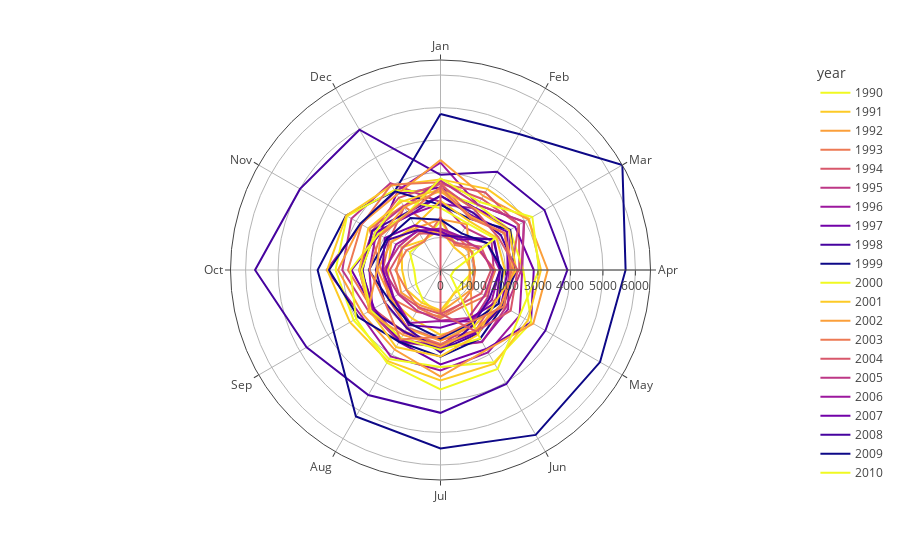

The notebook cell saved with this chart:
### Code cell
# Grouping the flats sold by month and Year
total_units_by_month_year = df.groupby(['month', 'year']).size().reset_index(name='total_units')

# Convert month integers to month names
total_units_by_month_year['month'] = total_units_by_month_year['month'].apply(lambda x: calendar.month_abbr[x])

fig = px.line_polar(total_units_by_month_year, r="total_units", theta="month", color="year", line_close=True,
                    color_discrete_sequence=px.colors.sequential.Plasma_r
                    )
fig.show()

### Figure 1 — Plotly figure (JSON) as saved in the notebook; plotly's stock layout.template omitted (floating-point values rounded to 4 significant figures)
{"data": [{"hovertemplate": "year=1990<br>total_units=%{r}<br>month=%{theta}<extra></extra>", "legendgroup": "1990", "line": {"color": "#f0f921", "dash": "solid"}, "marker": {"symbol": "circle"}, "mode": "lines", "name": "1990", "r": [1507, 931, 1150, 1047, 778, 824, 1405, 1078, 865, 810, 1090, 1020, 1507], "showlegend": true, "subplot": "polar", "theta": ["Jan", "Feb", "Mar", "Apr", "May", "Jun", "Jul", "Aug", "Sep", "Oct", "Nov", "Dec", "Jan"], "type": "scatterpolar"}, {"hovertemplate": "year=1991<br>total_units=%{r}<br>month=%{theta}<extra></extra>", "legendgroup": "1991", "line": {"color": "#fdca26", "dash": "solid"}, "marker": {"symbol": "circle"}, "mode": "lines", "name": "1991", "r": [1253, 816, 854, 920, 945, 836, 1247, 1163, 1206, 1183, 1381, 1050, 1253], "showlegend": true, "subplot": "polar", "theta": ["Jan", "Feb", "Mar", "Apr", "May", "Jun", "Jul", "Aug", "Sep", "Oct", "Nov", "Dec", "Jan"], "type": "scatterpolar"}, {"hovertemplate": "year=1992<br>total_units=%{r}<br>month=%{theta}<extra></extra>", "legendgroup": "1992", "line": {"color": "#fb9f3a", "dash": "solid"}, "marker": {"symbol": "circle"}, "mode": "lines", "name": "1992", "r": [1202, 954, 1113, 1067, 1140, 1059, 1294, 1253, 1396, 1353, 1376, 1295, 1202], "showlegend": true, "subplot": "polar", "theta": ["Jan", "Feb", "Mar", "Apr", "May", "Jun", "Jul", "Aug", "Sep", "Oct", "Nov", "Dec", "Jan"], "type": "scatterpolar"}, {"hovertemplate": "year=1993<br>total_units=%{r}<br>month=%{theta}<extra></extra>", "legendgroup": "1993", "line": {"color": "#ed7953", "dash": "solid"}, "marker": {"symbol": "circle"}, "mode": "lines", "name": "1993", "r": [1142, 1138, 1113, 1055, 1149, 1222, 1431, 1488, 1740, 1823, 2526, 2288, 1142], "showlegend": true, "subplot": "polar", "theta": ["Jan", "Feb", "Mar", "Apr", "May", "Jun", "Jul", "Aug", "Sep", "Oct", "Nov", "Dec", "Jan"], "type": "scatterpolar"}, {"hovertemplate": "year=1994<br>total_units=%{r}<br>month=%{theta}<extra></extra>", "legendgroup": "1994", "line": {"color": "#d8576b", "dash": "solid"}, "marker": {"symbol": "circle"}, "mode": "lines", "name": "1994", "r": [2674, 2535, 2791, 2425, 1902, 2157, 2153, 2048, 1833, 1776, 1826, 2235, 2674], "showlegend": true, "subplot": "polar", "theta": ["Jan", "Feb", "Mar", "Apr", "May", "Jun", "Jul", "Aug", "Sep", "Oct", "Nov", "Dec", "Jan"], "type": "scatterpolar"}, {"hovertemplate": "year=1995<br>total_units=%{r}<br>month=%{theta}<extra></extra>", "legendgroup": "1995", "line": {"color": "#bd3786", "dash": "solid"}, "marker": {"symbol": "circle"}, "mode": "lines", "name": "1995", "r": [2095, 1508, 1813, 1639, 1680, 1910, 2324, 2483, 2552, 3024, 3163, 3086, 2095], "showlegend": true, "subplot": "polar", "theta": ["Jan", "Feb", "Mar", "Apr", "May", "Jun", "Jul", "Aug", "Sep", "Oct", "Nov", "Dec", "Jan"], "type": "scatterpolar"}, {"hovertemplate": "year=1996<br>total_units=%{r}<br>month=%{theta}<extra></extra>", "legendgroup": "1996", "line": {"color": "#9c179e", "dash": "solid"}, "marker": {"symbol": "circle"}, "mode": "lines", "name": "1996", "r": [3304, 2313, 2961, 2517, 2812, 2926, 3095, 3073, 2818, 3501, 2817, 2779, 3304], "showlegend": true, "subplot": "polar", "theta": ["Jan", "Feb", "Mar", "Apr", "May", "Jun", "Jul", "Aug", "Sep", "Oct", "Nov", "Dec", "Jan"], "type": "scatterpolar"}, {"hovertemplate": "year=1997<br>total_units=%{r}<br>month=%{theta}<extra></extra>", "legendgroup": "1997", "line": {"color": "#7201a8", "dash": "solid"}, "marker": {"symbol": "circle"}, "mode": "lines", "name": "1997", "r": [2540, 2186, 2654, 2871, 3217, 2808, 2906, 2556, 2399, 2738, 2176, 2708, 2540], "showlegend": true, "subplot": "polar", "theta": ["Jan", "Feb", "Mar", "Apr", "May", "Jun", "Jul", "Aug", "Sep", "Oct", "Nov", "Dec", "Jan"], "type": "scatterpolar"}, {"hovertemplate": "year=1998<br>total_units=%{r}<br>month=%{theta}<extra></extra>", "legendgroup": "1998", "line": {"color": "#46039f", "dash": "solid"}, "marker": {"symbol": "circle"}, "mode": "lines", "name": "1998", "r": [2932, 3490, 3695, 3905, 3729, 4053, 4397, 4444, 4760, 5709, 4993, 4988, 2932], "showlegend": true, "subplot": "polar", "theta": ["Jan", "Feb", "Mar", "Apr", "May", "Jun", "Jul", "Aug", "Sep", "Oct", "Nov", "Dec", "Jan"], "type": "scatterpolar"}, {"hovertemplate": "year=1999<br>total_units=%{r}<br>month=%{theta}<extra></extra>", "legendgroup": "1999", "line": {"color": "#0d0887", "dash": "solid"}, "marker": {"symbol": "circle"}, "mode": "lines", "name": "1999", "r": [4802, 4834, 6465, 5698, 5671, 5861, 5493, 5209, 3796, 3783, 3358, 2812, 4802], "showlegend": true, "subplot": "polar", "theta": ["Jan", "Feb", "Mar", "Apr", "May", "Jun", "Jul", "Aug", "Sep", "Oct", "Nov", "Dec", "Jan"], "type": "scatterpolar"}, {"hovertemplate": "year=2000<br>total_units=%{r}<br>month=%{theta}<extra></extra>", "legendgroup": "2000", "line": {"color": "#f0f921", "dash": "solid"}, "marker": {"symbol": "circle"}, "mode": "lines", "name": "2000", "r": [2386, 2313, 2467, 2548, 3230, 3283, 2988, 3166, 3088, 3231, 3324, 2838, 2386], "showlegend": true, "subplot": "polar", "theta": ["Jan", "Feb", "Mar", "Apr", "May", "Jun", "Jul", "Aug", "Sep", "Oct", "Nov", "Dec", "Jan"], "type": "scatterpolar"}, {"hovertemplate": "year=2001<br>total_units=%{r}<br>month=%{theta}<extra></extra>", "legendgroup": "2001", "line": {"color": "#fdca26", "dash": "solid"}, "marker": {"symbol": "circle"}, "mode": "lines", "name": "2001", "r": [2790, 2885, 3147, 3092, 3106, 3329, 3398, 3244, 3220, 3490, 3349, 3005, 2790], "showlegend": true, "subplot": "polar", "theta": ["Jan", "Feb", "Mar", "Apr", "May", "Jun", "Jul", "Aug", "Sep", "Oct", "Nov", "Dec", "Jan"], "type": "scatterpolar"}, {"hovertemplate": "year=2002<br>total_units=%{r}<br>month=%{theta}<extra></extra>", "legendgroup": "2002", "line": {"color": "#fb9f3a", "dash": "solid"}, "marker": {"symbol": "circle"}, "mode": "lines", "name": "2002", "r": [3385, 2633, 3115, 3300, 3298, 2836, 3282, 2829, 2749, 3156, 2831, 2684, 3385], "showlegend": true, "subplot": "polar", "theta": ["Jan", "Feb", "Mar", "Apr", "May", "Jun", "Jul", "Aug", "Sep", "Oct", "Nov", "Dec", "Jan"], "type": "scatterpolar"}, {"hovertemplate": "year=2003<br>total_units=%{r}<br>month=%{theta}<extra></extra>", "legendgroup": "2003", "line": {"color": "#ed7953", "dash": "solid"}, "marker": {"symbol": "circle"}, "mode": "lines", "name": "2003", "r": [2705, 1858, 2270, 2160, 2272, 2162, 2273, 2195, 2423, 2849, 2801, 3035, 2705], "showlegend": true, "subplot": "polar", "theta": ["Jan", "Feb", "Mar", "Apr", "May", "Jun", "Jul", "Aug", "Sep", "Oct", "Nov", "Dec", "Jan"], "type": "scatterpolar"}, {"hovertemplate": "year=2004<br>total_units=%{r}<br>month=%{theta}<extra></extra>", "legendgroup": "2004", "line": {"color": "#d8576b", "dash": "solid"}, "marker": {"symbol": "circle"}, "mode": "lines", "name": "2004", "r": [2659, 2757, 2775, 2195, 2143, 2206, 2321, 2238, 2381, 2441, 2425, 2569, 2659], "showlegend": true, "subplot": "polar", "theta": ["Jan", "Feb", "Mar", "Apr", "May", "Jun", "Jul", "Aug", "Sep", "Oct", "Nov", "Dec", "Jan"], "type": "scatterpolar"}, {"hovertemplate": "year=2005<br>total_units=%{r}<br>month=%{theta}<extra></extra>", "legendgroup": "2005", "line": {"color": "#bd3786", "dash": "solid"}, "marker": {"symbol": "circle"}, "mode": "lines", "name": "2005", "r": [2752, 2316, 2976, 2490, 2319, 2563, 2373, 2557, 2510, 2506, 2408, 2263, 2752], "showlegend": true, "subplot": "polar", "theta": ["Jan", "Feb", "Mar", "Apr", "May", "Jun", "Jul", "Aug", "Sep", "Oct", "Nov", "Dec", "Jan"], "type": "scatterpolar"}, {"hovertemplate": "year=2006<br>total_units=%{r}<br>month=%{theta}<extra></extra>", "legendgroup": "2006", "line": {"color": "#9c179e", "dash": "solid"}, "marker": {"symbol": "circle"}, "mode": "lines", "name": "2006", "r": [2039, 2183, 2463, 2093, 2406, 2546, 2400, 2452, 2418, 2190, 2284, 1953, 2039], "showlegend": true, "subplot": "polar", "theta": ["Jan", "Feb", "Mar", "Apr", "May", "Jun", "Jul", "Aug", "Sep", "Oct", "Nov", "Dec", "Jan"], "type": "scatterpolar"}, {"hovertemplate": "year=2007<br>total_units=%{r}<br>month=%{theta}<extra></extra>", "legendgroup": "2007", "line": {"color": "#7201a8", "dash": "solid"}, "marker": {"symbol": "circle"}, "mode": "lines", "name": "2007", "r": [2289, 1933, 2364, 2066, 2164, 2224, 2364, 2523, 2361, 2442, 2322, 1930, 2289], "showlegend": true, "subplot": "polar", "theta": ["Jan", "Feb", "Mar", "Apr", "May", "Jun", "Jul", "Aug", "Sep", "Oct", "Nov", "Dec", "Jan"], "type": "scatterpolar"}, {"hovertemplate": "year=2008<br>total_units=%{r}<br>month=%{theta}<extra></extra>", "legendgroup": "2008", "line": {"color": "#46039f", "dash": "solid"}, "marker": {"symbol": "circle"}, "mode": "lines", "name": "2008", "r": [2285, 2028, 2145, 2341, 2178, 2270, 2458, 2197, 2492, 2395, 2424, 2049, 2285], "showlegend": true, "subplot": "polar", "theta": ["Jan", "Feb", "Mar", "Apr", "May", "Jun", "Jul", "Aug", "Sep", "Oct", "Nov", "Dec", "Jan"], "type": "scatterpolar"}, {"hovertemplate": "year=2009<br>total_units=%{r}<br>month=%{theta}<extra></extra>", "legendgroup": "2009", "line": {"color": "#0d0887", "dash": "solid"}, "marker": {"symbol": "circle"}, "mode": "lines", "name": "2009", "r": [2006, 1817, 2480, 2299, 2222, 2440, 2672, 2550, 2916, 3432, 2853, 2795, 2006], "showlegend": true, "subplot": "polar", "theta": ["Jan", "Feb", "Mar", "Apr", "May", "Jun", "Jul", "Aug", "Sep", "Oct", "Nov", "Dec", "Jan"], "type": "scatterpolar"}, {"hovertemplate": "year=2010<br>total_units=%{r}<br>month=%{theta}<extra></extra>", "legendgroup": "2010", "line": {"color": "#f0f921", "dash": "solid"}, "marker": {"symbol": "circle"}, "mode": "lines", "name": "2010", "r": [2825, 2418, 3264, 3036, 2812, 3517, 3679, 3298, 3002, 2773, 2208, 2022, 2825], "showlegend": true, "subplot": "polar", "theta": ["Jan", "Feb", "Mar", "Apr", "May", "Jun", "Jul", "Aug", "Sep", "Oct", "Nov", "Dec", "Jan"], "type": "scatterpolar"}, {"hovertemplate": "year=2011<br>total_units=%{r}<br>month=%{theta}<extra></extra>", "legendgroup": "2011", "line": {"color": "#fdca26", "dash": "solid"}, "marker": {"symbol": "circle"}, "mode": "lines", "name": "2011", "r": [2131, 1746, 1991, 1980, 1958, 2026, 1996, 1730, 1790, 1615, 1745, 1572, 2131], "showlegend": true, "subplot": "polar", "theta": ["Jan", "Feb", "Mar", "Apr", "May", "Jun", "Jul", "Aug", "Sep", "Oct", "Nov", "Dec", "Jan"], "type": "scatterpolar"}, {"hovertemplate": "year=2012<br>total_units=%{r}<br>month=%{theta}<extra></extra>", "legendgroup": "2012", "line": {"color": "#fb9f3a", "dash": "solid"}, "marker": {"symbol": "circle"}, "mode": "lines", "name": "2012", "r": [1559, 1629, 1993, 2179, 2075, 1760, 1937, 1735, 1493, 1559], "showlegend": true, "subplot": "polar", "theta": ["Jan", "Feb", "Jun", "Jul", "Aug", "Sep", "Oct", "Nov", "Dec", "Jan"], "type": "scatterpolar"}, {"hovertemplate": "year=2013<br>total_units=%{r}<br>month=%{theta}<extra></extra>", "legendgroup": "2013", "line": {"color": "#ed7953", "dash": "solid"}, "marker": {"symbol": "circle"}, "mode": "lines", "name": "2013", "r": [1633, 886, 1306, 1692, 1605, 1317, 1484, 1354, 1212, 1391, 1209, 1008, 1633], "showlegend": true, "subplot": "polar", "theta": ["Jan", "Feb", "Mar", "Apr", "May", "Jun", "Jul", "Aug", "Sep", "Oct", "Nov", "Dec", "Jan"], "type": "scatterpolar"}, {"hovertemplate": "year=2014<br>total_units=%{r}<br>month=%{theta}<extra></extra>", "legendgroup": "2014", "line": {"color": "#d8576b", "dash": "solid"}, "marker": {"symbol": "circle"}, "mode": "lines", "name": "2014", "r": [1098, 959, 1444, 1557, 1447, 1223, 1352, 1329, 1472, 1560, 1351, 1304, 1098], "showlegend": true, "subplot": "polar", "theta": ["Jan", "Feb", "Mar", "Apr", "May", "Jun", "Jul", "Aug", "Sep", "Oct", "Nov", "Dec", "Jan"], "type": "scatterpolar"}, {"hovertemplate": "year=2015<br>total_units=%{r}<br>month=%{theta}<extra></extra>", "legendgroup": "2015", "line": {"color": "#bd3786", "dash": "solid"}, "marker": {"symbol": "circle"}, "mode": "lines", "name": "2015", "r": [1250, 1151, 1348, 1630, 1567, 1706, 1551, 1449, 1498, 1748, 1470, 1412, 1250], "showlegend": true, "subplot": "polar", "theta": ["Jan", "Feb", "Mar", "Apr", "May", "Jun", "Jul", "Aug", "Sep", "Oct", "Nov", "Dec", "Jan"], "type": "scatterpolar"}, {"hovertemplate": "year=2016<br>total_units=%{r}<br>month=%{theta}<extra></extra>", "legendgroup": "2016", "line": {"color": "#9c179e", "dash": "solid"}, "marker": {"symbol": "circle"}, "mode": "lines", "name": "2016", "r": [1280, 1200, 1655, 1824, 1829, 1827, 1572, 1882, 1668, 1678, 1580, 1378, 1280], "showlegend": true, "subplot": "polar", "theta": ["Jan", "Feb", "Mar", "Apr", "May", "Jun", "Jul", "Aug", "Sep", "Oct", "Nov", "Dec", "Jan"], "type": "scatterpolar"}, {"hovertemplate": "year=2017<br>total_units=%{r}<br>month=%{theta}<extra></extra>", "legendgroup": "2017", "line": {"color": "#7201a8", "dash": "solid"}, "marker": {"symbol": "circle"}, "mode": "lines", "name": "2017", "r": [1185, 1085, 1903, 1839, 1980, 1747, 1780, 1960, 1680, 1785, 1980, 1585, 1185], "showlegend": true, "subplot": "polar", "theta": ["Jan", "Feb", "Mar", "Apr", "May", "Jun", "Jul", "Aug", "Sep", "Oct", "Nov", "Dec", "Jan"], "type": "scatterpolar"}, {"hovertemplate": "year=2018<br>total_units=%{r}<br>month=%{theta}<extra></extra>", "legendgroup": "2018", "line": {"color": "#46039f", "dash": "solid"}, "marker": {"symbol": "circle"}, "mode": "lines", "name": "2018", "r": [1072, 1183, 1881, 1838, 1740, 1975, 2539, 2067, 1985, 1992, 1866, 1423, 1072], "showlegend": true, "subplot": "polar", "theta": ["Jan", "Feb", "Mar", "Apr", "May", "Jun", "Jul", "Aug", "Sep", "Oct", "Nov", "Dec", "Jan"], "type": "scatterpolar"}, {"hovertemplate": "year=2019<br>total_units=%{r}<br>month=%{theta}<extra></extra>", "legendgroup": "2019", "line": {"color": "#0d0887", "dash": "solid"}, "marker": {"symbol": "circle"}, "mode": "lines", "name": "2019", "r": [1550, 1304, 1653, 1915, 2070, 1884, 2114, 1902, 1830, 2206, 1910, 1848, 1550], "showlegend": true, "subplot": "polar", "theta": ["Jan", "Feb", "Mar", "Apr", "May", "Jun", "Jul", "Aug", "Sep", "Oct", "Nov", "Dec", "Jan"], "type": "scatterpolar"}, {"hovertemplate": "year=2020<br>total_units=%{r}<br>month=%{theta}<extra></extra>", "legendgroup": "2020", "line": {"color": "#f0f921", "dash": "solid"}, "marker": {"symbol": "circle"}, "mode": "lines", "name": "2020", "r": [1911, 1661, 1937, 424, 363, 2438, 2456, 2426, 2482, 2427, 2322, 2486, 1911], "showlegend": true, "subplot": "polar", "theta": ["Jan", "Feb", "Mar", "Apr", "May", "Jun", "Jul", "Aug", "Sep", "Oct", "Nov", "Dec", "Jan"], "type": "scatterpolar"}, {"hovertemplate": "year=2021<br>total_units=%{r}<br>month=%{theta}<extra></extra>", "legendgroup": "2021", "line": {"color": "#fdca26", "dash": "solid"}, "marker": {"symbol": "circle"}, "mode": "lines", "name": "2021", "r": [2491, 2160, 2443, 2333, 1957, 2302, 2659, 2739, 2516, 2499, 2566, 2422, 2491], "showlegend": true, "subplot": "polar", "theta": ["Jan", "Feb", "Mar", "Apr", "May", "Jun", "Jul", "Aug", "Sep", "Oct", "Nov", "Dec", "Jan"], "type": "scatterpolar"}, {"hovertemplate": "year=2022<br>total_units=%{r}<br>month=%{theta}<extra></extra>", "legendgroup": "2022", "line": {"color": "#fb9f3a", "dash": "solid"}, "marker": {"symbol": "circle"}, "mode": "lines", "name": "2022", "r": [2442, 1895, 2262, 2262, 2154, 2135, 2361, 2309, 2578, 1958, 2130, 2234, 2442], "showlegend": true, "subplot": "polar", "theta": ["Jan", "Feb", "Mar", "Apr", "May", "Jun", "Jul", "Aug", "Sep", "Oct", "Nov", "Dec", "Jan"], "type": "scatterpolar"}, {"hovertemplate": "year=2023<br>total_units=%{r}<br>month=%{theta}<extra></extra>", "legendgroup": "2023", "line": {"color": "#ed7953", "dash": "solid"}, "marker": {"symbol": "circle"}, "mode": "lines", "name": "2023", "r": [2551, 1837, 2277, 2177, 2245, 1853, 2052, 2467, 1974, 2190, 2129, 2004, 2551], "showlegend": true, "subplot": "polar", "theta": ["Jan", "Feb", "Mar", "Apr", "May", "Jun", "Jul", "Aug", "Sep", "Oct", "Nov", "Dec", "Jan"], "type": "scatterpolar"}, {"hovertemplate": "year=2024<br>total_units=%{r}<br>month=%{theta}<extra></extra>", "legendgroup": "2024", "line": {"color": "#d8576b", "dash": "solid"}, "marker": {"symbol": "circle"}, "mode": "lines", "name": "2024", "r": [2621, 2123, 2047, 2372, 2496, 2180, 1345, 2621], "showlegend": true, "subplot": "polar", "theta": ["Jan", "Feb", "Mar", "Apr", "May", "Jun", "Jul", "Jan"], "type": "scatterpolar"}], "layout": {"legend": {"title": {"text": "year"}, "tracegroupgap": 0}, "margin": {"t": 60}, "polar": {"angularaxis": {"direction": "clockwise", "rotation": 90}, "domain": {"x": [0, 1], "y": [0, 1]}}}}
